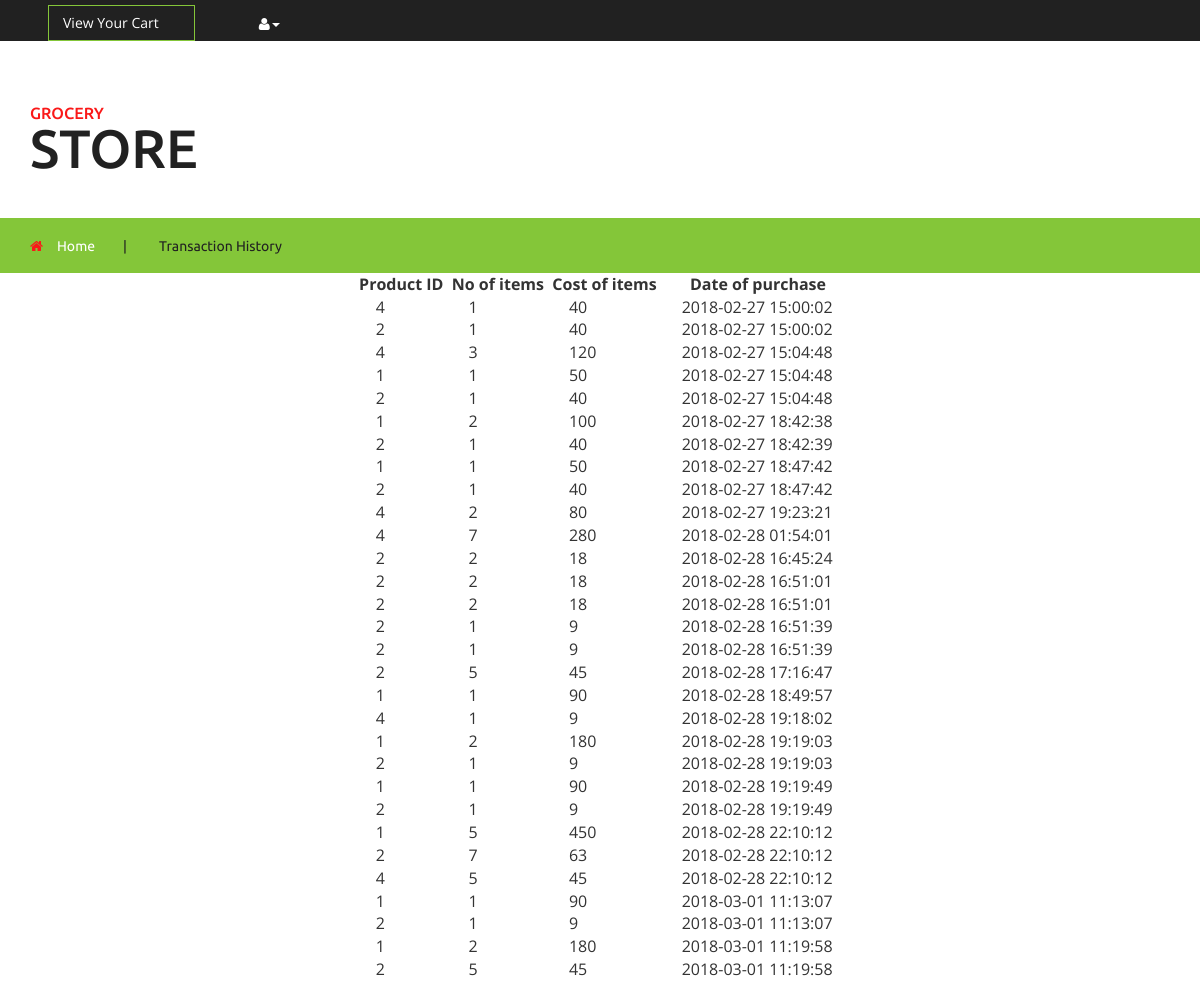
Screenshot of /cos_transaction.php with the database file from the repository.
### tables this page shows
CREATE TABLE `purchase` (
  `pcid` int(10) NOT NULL,
  `ppid` int(10) NOT NULL,
  `no_of_items` int(10) NOT NULL,
  `cost_of_items` int(10) NOT NULL,
  `date_time` datetime NOT NULL
);

### cos_transaction.php (the view, shortened to what this page needs)
<!DOCTYPE html>
<html>
<head>
<link href="css/bootstrap.css" rel="stylesheet" type="text/css" media="all" />
<link href="css/style.css" rel="stylesheet" type="text/css" media="all" />
<link href="css/font-awesome.css" rel="stylesheet" type="text/css" media="all" />
</head>
<body>
   <div class="agileits_header">
      <div class="product_list_header">
         <form action="#" method="post" class="last">
                <fieldset>
                    <input type="submit" name="submit" value="View your cart" class="button" />
                </fieldset>
            </form>
      </div>
      <div class="w3l_header_right">
         <ul>
            <li class="dropdown profile_details_drop">
               <a href="#" class="dropdown-toggle" data-toggle="dropdown"><i class="fa fa-user" aria-hidden="true"></i><span class="caret"></span></a>
            </li>
         </ul>
      </div>
      <div class="clearfix"> </div>
   </div>
   <div class="logo_products">
      <div class="container">
         <div class="w3ls_logo_products_left">
            <h1><a href="index.php"><span>Grocery</span> Store</a></h1>
         </div>
         <div class="clearfix"> </div>
      </div>
   </div>
   <div class="products-breadcrumb">
      <div class="container">
         <ul>
            <li><i class="fa fa-home" aria-hidden="true"></i><a href="index.php">Home</a><span>|</span></li>
            <li>Transaction History</li>
         </ul>
      </div>
   </div>
   <?php
   $db="grocery";
   $connect = mysqli_connect('localhost','root','',$db);
   $query = mysqli_query($connect,"SELECT * FROM purchase ");
      echo "<center>";
      ?><table cellpadding="45" cellspacing="45">
         <?php
      echo "<tr>";
      echo "<th>"; echo "Product ID"; echo "&nbsp"; echo "&nbsp"; echo "</th>";
      echo "<th>"; echo "No of items"; echo "&nbsp"; echo "&nbsp";echo "</th>";
      echo "<th>"; echo "Cost of items"; echo "&nbsp"; echo "&nbsp"; echo "</th>";
      echo "<th>"; echo "&nbsp"; echo "&nbsp";echo "&nbsp"; echo "&nbsp";echo "&nbsp"; echo "&nbsp"; echo "Date of purchase"; echo "&nbsp"; echo "&nbsp"; echo "</th>";
      echo "</tr>";
 while ($row = mysqli_fetch_array ($query)) {
      echo "<tr>";
      echo "<td>"; echo "&nbsp"; echo "&nbsp";echo "&nbsp"; echo "&nbsp";echo $row["ppid"]; echo "&nbsp"; echo "&nbsp";echo "</td>";
      echo "<td>"; echo "&nbsp"; echo "&nbsp";echo "&nbsp"; echo "&nbsp";echo $row["no_of_items"];echo "&nbsp"; echo "&nbsp"; echo "</td>";
      echo "<td>"; echo "&nbsp"; echo "&nbsp";echo "&nbsp"; echo "&nbsp";echo $row["cost_of_items"];echo "&nbsp"; echo "&nbsp"; echo "</td>";
      echo "<td>"; echo "&nbsp"; echo "&nbsp";echo "&nbsp"; echo "&nbsp";echo $row["date_time"];echo "&nbsp"; echo "&nbsp"; echo "</td>";
      echo "</tr>";
  }
  echo "</table>";
  echo "</center>";
?>
</body>
</html>

### rows the page displays
purchase: ppid "4", no_of_items "1", cost_of_items "40", date_time "2018-02-27 15:00:02"
purchase: ppid "2", no_of_items "1", cost_of_items "40", date_time "2018-02-27 15:00:02"
purchase: ppid "4", no_of_items "3", cost_of_items "120", date_time "2018-02-27 15:04:48"
purchase: ppid "1", no_of_items "1", cost_of_items "50", date_time "2018-02-27 15:04:48"
purchase: ppid "2", no_of_items "1", cost_of_items "40", date_time "2018-02-27 15:04:48"
purchase: ppid "1", no_of_items "2", cost_of_items "100", date_time "2018-02-27 18:42:38"
purchase: ppid "2", no_of_items "1", cost_of_items "40", date_time "2018-02-27 18:42:39"
purchase: ppid "1", no_of_items "1", cost_of_items "50", date_time "2018-02-27 18:47:42"
purchase: ppid "2", no_of_items "1", cost_of_items "40", date_time "2018-02-27 18:47:42"
purchase: ppid "4", no_of_items "2", cost_of_items "80", date_time "2018-02-27 19:23:21"
purchase: ppid "4", no_of_items "7", cost_of_items "280", date_time "2018-02-28 01:54:01"
purchase: ppid "2", no_of_items "2", cost_of_items "18", date_time "2018-02-28 16:45:24"
purchase: ppid "2", no_of_items "2", cost_of_items "18", date_time "2018-02-28 16:51:01"
purchase: ppid "2", no_of_items "2", cost_of_items "18", date_time "2018-02-28 16:51:01"
purchase: ppid "2", no_of_items "1", cost_of_items "9", date_time "2018-02-28 16:51:39"
purchase: ppid "2", no_of_items "1", cost_of_items "9", date_time "2018-02-28 16:51:39"
purchase: ppid "2", no_of_items "5", cost_of_items "45", date_time "2018-02-28 17:16:47"
purchase: ppid "1", no_of_items "1", cost_of_items "90", date_time "2018-02-28 18:49:57"
purchase: ppid "4", no_of_items "1", cost_of_items "9", date_time "2018-02-28 19:18:02"
purchase: ppid "1", no_of_items "2", cost_of_items "180", date_time "2018-02-28 19:19:03"
purchase: ppid "2", no_of_items "1", cost_of_items "9", date_time "2018-02-28 19:19:03"
purchase: ppid "1", no_of_items "1", cost_of_items "90", date_time "2018-02-28 19:19:49"
purchase: ppid "2", no_of_items "1", cost_of_items "9", date_time "2018-02-28 19:19:49"
purchase: ppid "1", no_of_items "5", cost_of_items "450", date_time "2018-02-28 22:10:12"
purchase: ppid "2", no_of_items "7", cost_of_items "63", date_time "2018-02-28 22:10:12"
purchase: ppid "4", no_of_items "5", cost_of_items "45", date_time "2018-02-28 22:10:12"
purchase: ppid "1", no_of_items "1", cost_of_items "90", date_time "2018-03-01 11:13:07"
purchase: ppid "2", no_of_items "1", cost_of_items "9", date_time "2018-03-01 11:13:07"
purchase: ppid "1", no_of_items "2", cost_of_items "180", date_time "2018-03-01 11:19:58"
purchase: ppid "2", no_of_items "5", cost_of_items "45", date_time "2018-03-01 11:19:58"
